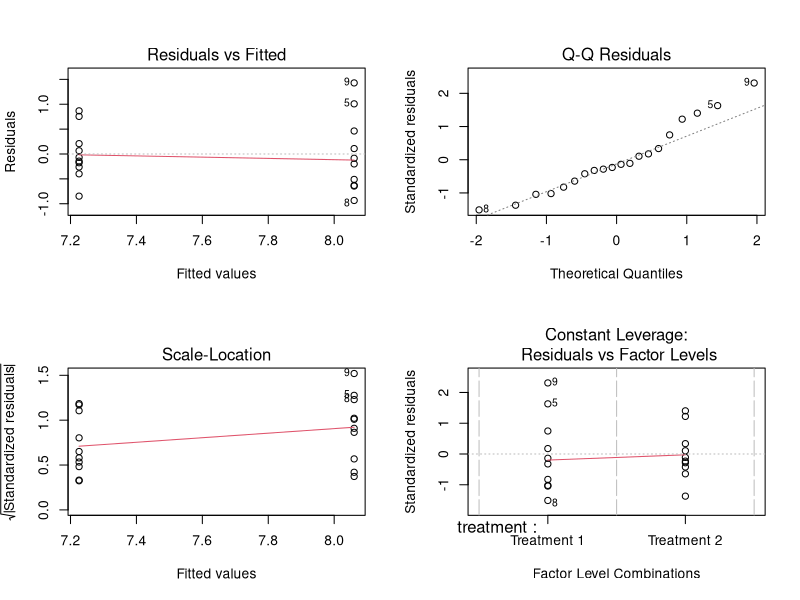
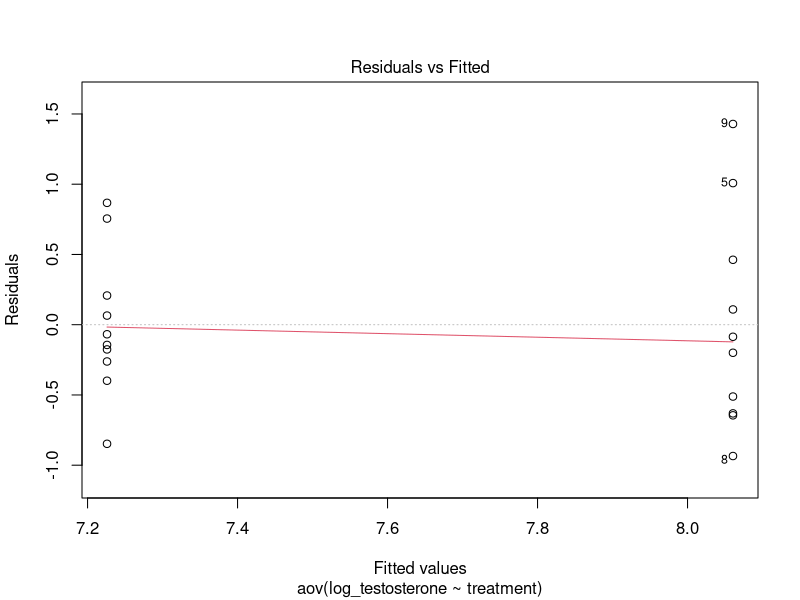
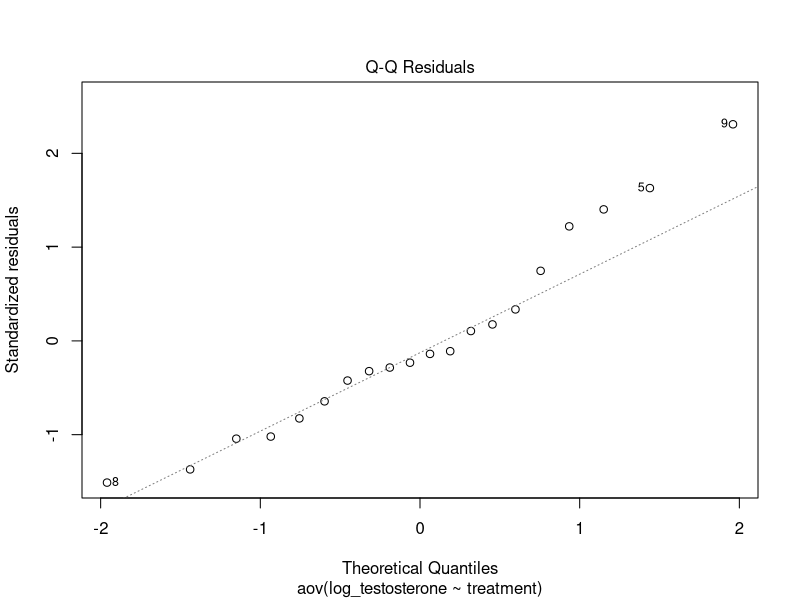
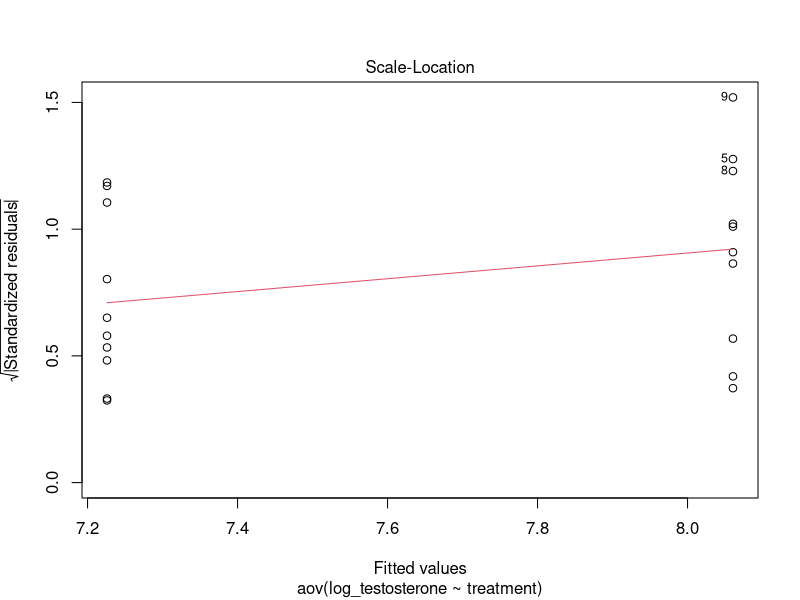
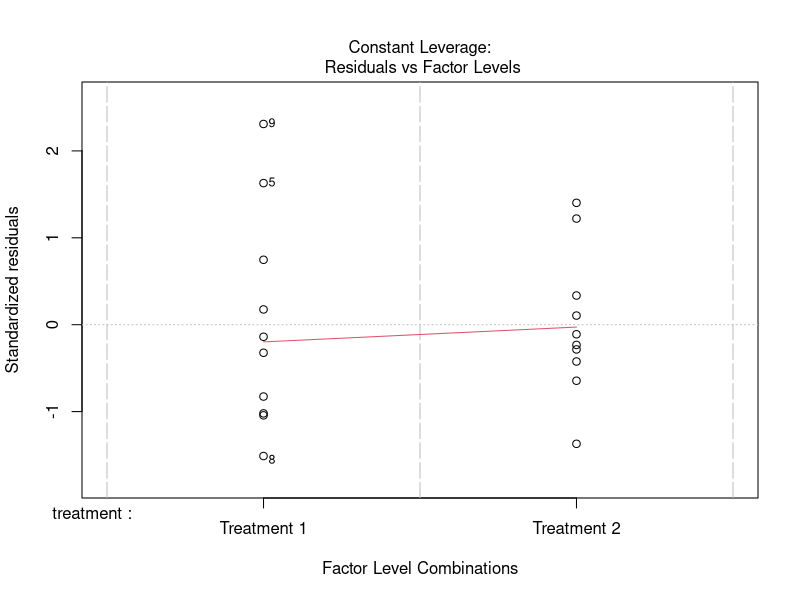
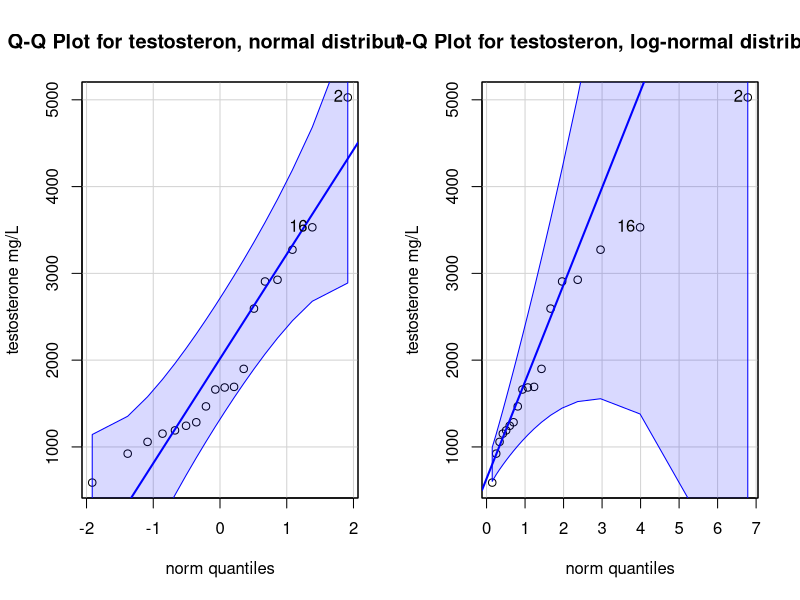
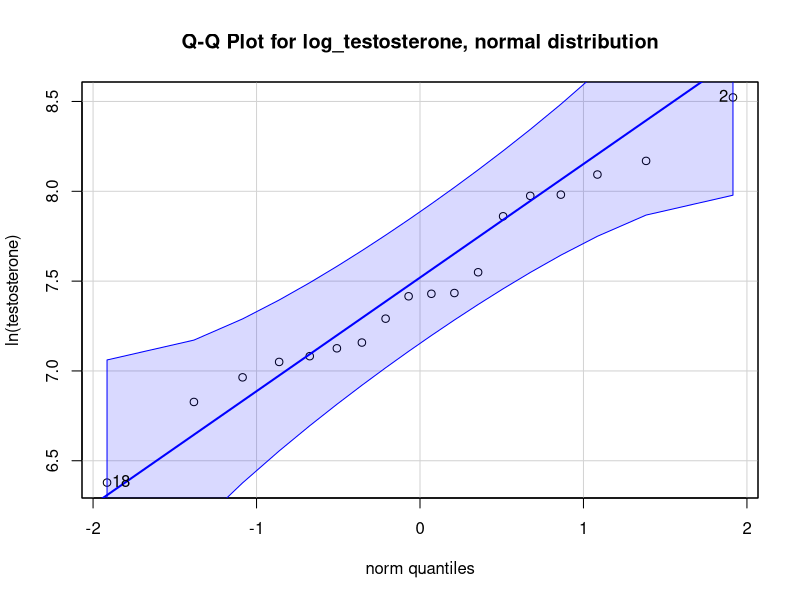

The R source for these figures, in order: (Note: this script raises an error after producing the figures.)
# This function is used for calculating the Con. Interval of Variance:
# The source of the function is from Washington Uni.
# https://www.stat.wisc.edu/~yandell/st571/R/append7.pdf
var.interval = function(data, conf.level = 0.95) {
  df = length(data) - 1
  chilower = qchisq((1 - conf.level)/2, df)
  chiupper = qchisq((1 - conf.level)/2, df, lower.tail = FALSE)
  v = var(data)
  cat('Confidence Interval for variance', 
      deparse(substitute(data)),
      '\n',
      df * v/chiupper, 
      df * v/chilower, '\n',      
      'Sample estimates:\n',
      'Variance of', deparse(substitute(data)), '\n',
      var(data))
}

testosterone <- read.csv("Assignment2_testosterone.csv")

# Create a new column named log_testosterone = log(testosterone) of exp(1)
testosterone$log_testosterone <- log(x = testosterone$testosterone, base = exp(1))

# Perform the F-test
var.test(x = testosterone[testosterone$treatment == "Treatment 1",]$log_testosterone, 
         y = testosterone[testosterone$treatment == "Treatment 2",]$log_testosterone, 
         ratio = 1)
# F test to compare two variances
# 
# data:  testosterone[testosterone$treatment == "Treatment 1", ]$log_testosterone and testosterone[testosterone$treatment == "Treatment 2", ]$log_testosterone
# F = 2.225, num df = 9, denom df = 9, p-value = 0.2492
# alternative hypothesis: true ratio of variances is not equal to 1
# 95 percent confidence interval:
#   0.5526532 8.9577515
# sample estimates:
#   ratio of variances 
# 2.224979 <- too high!

# Doing the anova
aov.logtest <- aov(formula = log_testosterone ~ treatment, data = testosterone)
summary(aov.logtest)
#             Df Sum Sq Mean Sq F value Pr(>F)  
# treatment    1  3.483   3.483   8.193 0.0104 *
# Residuals   18  7.651   0.425                 
# ---
# Signif. codes:  0 ‘***’ 0.001 ‘**’ 0.01 ‘*’ 0.05 ‘.’ 0.1 ‘ ’ 1

par(mfrow = c(2, 2))
plot(aov.logtest)
par(mfrow = c(1, 1))
plot(aov.logtest)


##### Going to the main stuffs


# Remove the outliers
testosterone <- testosterone[-c(5, 9),]

# Do the observations of testosterone comply the normal distribution?
library(car)
par(mfrow = c(1, 2))
qqPlot(x = testosterone$testosterone, 
       distribution = 'norm',
       main = 'Q-Q Plot for testosteron, normal distribution',
       xlab = 'norm quantiles',
       ylab = 'testosterone mg/L')
# Drifting values on the right hand side, check again with the lognormal distribution
qqPlot(x = testosterone$testosterone, 
       distribution = 'lnorm',
       main = 'Q-Q Plot for testosteron, log-normal distribution',
       xlab = 'norm quantiles',
       ylab = 'testosterone mg/L')

# There are 2 options from here: Keep working with the variable testosterone, or switch to
# the log_testosterone. The latter should be used since it works on the normal dist. value

# Running a test to see if the log_testosterone follows the normal distribution
par(mfrow = c(1, 1))
qqPlot(x = testosterone$log_testosterone, 
       distribution = 'norm', 
       main = 'Q-Q Plot for log_testosterone, normal distribution', 
       xlab = 'norm quantiles', 
       ylab = 'ln(testosterone)')

# Anderson-Darling test
library(nortest)
ad.test(x = testosterone$log_testosterone)
# Anderson-Darling normality test
# 
# data:  testosterone$log_testosterone
# A = 0.2699, p-value = 0.6347
ad.test(x = testosterone$testosterone)
# Anderson-Darling normality test
# 
# data:  testosterone$testosterone
# A = 0.7968, p-value = 0.03133


# 2.a Descriptive statistics for log(testosterone) and treatment
library(psych)
describeBy(x = testosterone$log_testosterone, 
           group = testosterone$treatment, 
           skew = FALSE, 
           ranges = FALSE)
# group: Treatment 1
# vars n mean   sd   se
# 1    1 8 7.76 0.46 0.16
# ----------------------------------------------------------------------------- 
#   group: Treatment 2
# vars  n mean   sd   se
# 1    1 10 7.23 0.51 0.16


# 2.b find 95% confidence intervals of means and variances
## treatment 1 mean: Please refer to page 196
## in minitab, use stat -> basic stat -> 1 sample t..
logtest_treatment1 <- testosterone[testosterone$treatment == "Treatment 1",]$log_testosterone
logtest_treatment2 <- testosterone[testosterone$treatment == "Treatment 2",]$log_testosterone

t.test(logtest_treatment1)
# One Sample t-test
# 
# data:  logtest_treatment1
# t = 47.7156, df = 7, p-value = 4.645e-10
# alternative hypothesis: true mean is not equal to 0
# 95 percent confidence interval:
#   7.371632 8.140354
# sample estimates:
#   mean of x 
# 7.755993

t.test(logtest_treatment2)
# One Sample t-test
# 
# data:  logtest_treatment2
# t = 44.5054, df = 9, p-value = 7.296e-12
# alternative hypothesis: true mean is not equal to 0
# 95 percent confidence interval:
#   6.858678 7.593252
# sample estimates:
#   mean of x 
# 7.225965 

## treatment 1 variance
## For this, in minitab, use stat -> basic statistics -> 1 Variance
## R do not have this advantage comparing to Minitab, so I used the built function aboves
var.interval(data = logtest_treatment1)
# Confidence Interval for variance logtest_treatment1 
# 0.09240066 0.8755648 
# Sample estimates:
#   Variance of logtest_treatment1 
# 0.21137

## treatment 2 variance
var.interval(data = logtest_treatment2)
# Confidence Interval for variance logtest_treatment2 
# 0.1247198 0.8785829 
# Sample estimates:
#   Variance of logtest_treatment2 
# 0.2636129


# Question 4: Check if the 2 variances are equal, we perform the F-test:
var.test(x = logtest_treatment1, y = logtest_treatment2, ratio = 1, alternative = "two.sided")
# F test to compare two variances
# 
# data:  logtest_treatment1 and logtest_treatment2
# F = 0.8018, num df = 7, denom df = 9, p-value = 0.7883
# alternative hypothesis: true ratio of variances is not equal to 1
# 95 percent confidence interval:
#   0.1910438 3.8673503
# sample estimates:
#   ratio of variances 
# 0.8018197

# use t-test for examining the difference 2 means, equal variances
# alternative hyp. "less" is used here according to means acquired
t.test(x = logtest_treatment1, 
       y = logtest_treatment2, 
       var.equal = TRUE, 
       paired = FALSE, 
       alternative = "two.sided" )

# Two Sample t-test
# 
# data:  logtest_treatment1 and logtest_treatment2
# t = 2.2773, df = 16, p-value = 0.03685
# alternative hypothesis: true difference in means is not equal to 0
# 95 percent confidence interval:
#   0.03663058 1.02342534
# sample estimates:
#   mean of x mean of y 
# 7.755993  7.225965 


t.test(x = logtest_treatment1, 
       y = logtest_treatment2, 
       var.equal = TRUE, 
       paired = FALSE, 
       alternative = "greater" )

# Two Sample t-test
# 
# data:  logtest_treatment1 and logtest_treatment2
# t = 2.2773, df = 16, p-value = 0.01843
# alternative hypothesis: true difference in means is greater than 0
# 95 percent confidence interval:
#   0.1236822       Inf
# sample estimates:
#   mean of x mean of y 
# 7.755993  7.225965 


# Question 5 - Power curve
# http://www.statmethods.net/stats/power.html
power.t.test(n = 10, delta = .6, sd = .23, sig.level = .05, alternative = 'greater', )
